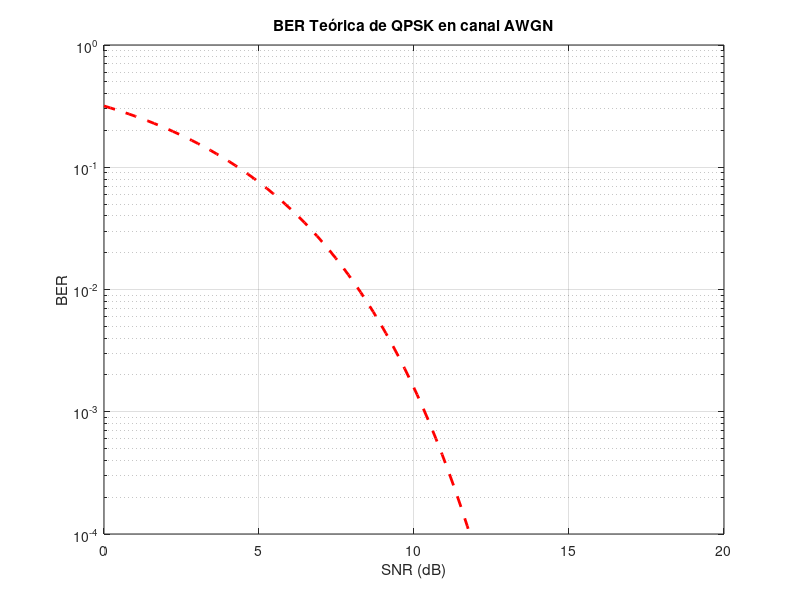

The MATLAB script that drew this image:
% Definición de la función Q usando normcdf
Q = @(x) 1 - normcdf(x);

% Valores de SNR en dB
SNRdB_values = linspace(0, 20, 100); 
SNR_linear = 10.^(SNRdB_values/10); % Pasamos a escala lineal

M = 4; % QPSK
EbN0 = SNR_linear / log2(M); 

% BER teórica para QPSK en AWGN
ber_theoretical = 2 * Q(sqrt(2*EbN0)); 

% Gráfica
figure;
semilogy(SNRdB_values, ber_theoretical, '--r', 'LineWidth', 2);
xlabel('SNR (dB)');
ylabel('BER');
title('BER Teórica de QPSK en canal AWGN');
grid on;
ylim([1e-4, 1]);
